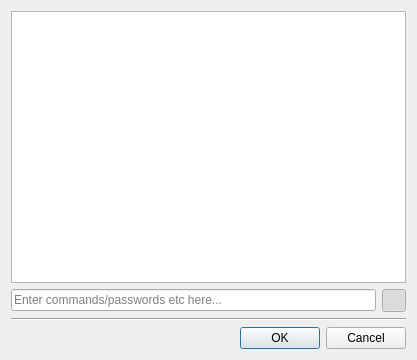
<?xml version="1.0" encoding="UTF-8"?>
<ui version="4.0">
 <class>MountDialog</class>
 <widget class="QDialog" name="MountDialog">
  <property name="geometry">
   <rect>
    <x>0</x>
    <y>0</y>
    <width>417</width>
    <height>360</height>
   </rect>
  </property>
  <property name="windowTitle">
   <string>Dialog</string>
  </property>
  <layout class="QVBoxLayout" name="verticalLayout">
   <item>
    <widget class="QTextBrowser" name="outputBrowser">
     <property name="font">
      <font>
       <family>Noto Mono</family>
      </font>
     </property>
     <property name="acceptRichText">
      <bool>false</bool>
     </property>
     <property name="openExternalLinks">
      <bool>true</bool>
     </property>
    </widget>
   </item>
   <item>
    <layout class="QHBoxLayout" name="horizontalLayout">
     <item>
      <widget class="QLineEdit" name="inputEdit">
       <property name="echoMode">
        <enum>QLineEdit::Password</enum>
       </property>
       <property name="placeholderText">
        <string>Enter commands/passwords etc here...</string>
       </property>
      </widget>
     </item>
     <item>
      <widget class="QToolButton" name="hideInputButton">
       <property name="icon">
        <iconset theme="dialog-password">
         <normaloff>.</normaloff>.</iconset>
       </property>
       <property name="checkable">
        <bool>true</bool>
       </property>
       <property name="checked">
        <bool>true</bool>
       </property>
      </widget>
     </item>
    </layout>
   </item>
   <item>
    <widget class="Line" name="line">
     <property name="orientation">
      <enum>Qt::Horizontal</enum>
     </property>
    </widget>
   </item>
   <item>
    <widget class="QDialogButtonBox" name="buttonBox">
     <property name="orientation">
      <enum>Qt::Horizontal</enum>
     </property>
     <property name="standardButtons">
      <set>QDialogButtonBox::Cancel|QDialogButtonBox::Ok</set>
     </property>
    </widget>
   </item>
  </layout>
 </widget>
 <resources/>
 <connections>
  <connection>
   <sender>buttonBox</sender>
   <signal>accepted()</signal>
   <receiver>MountDialog</receiver>
   <slot>accept()</slot>
   <hints>
    <hint type="sourcelabel">
     <x>248</x>
     <y>254</y>
    </hint>
    <hint type="destinationlabel">
     <x>157</x>
     <y>274</y>
    </hint>
   </hints>
  </connection>
  <connection>
   <sender>buttonBox</sender>
   <signal>rejected()</signal>
   <receiver>MountDialog</receiver>
   <slot>reject()</slot>
   <hints>
    <hint type="sourcelabel">
     <x>316</x>
     <y>260</y>
    </hint>
    <hint type="destinationlabel">
     <x>286</x>
     <y>274</y>
    </hint>
   </hints>
  </connection>
 </connections>
</ui>
